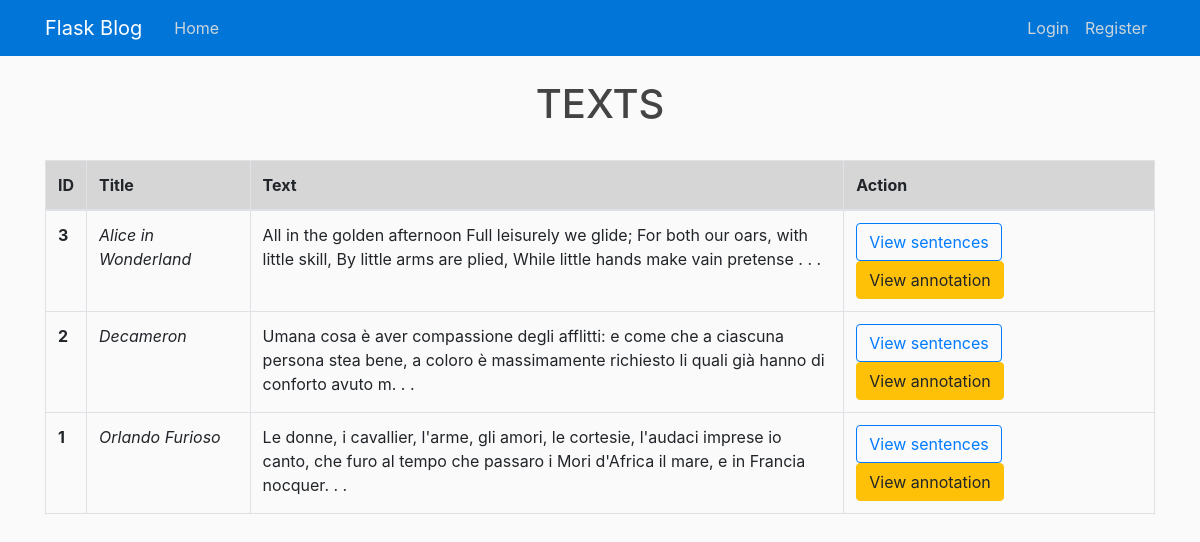
Page /home on the earlier database version.
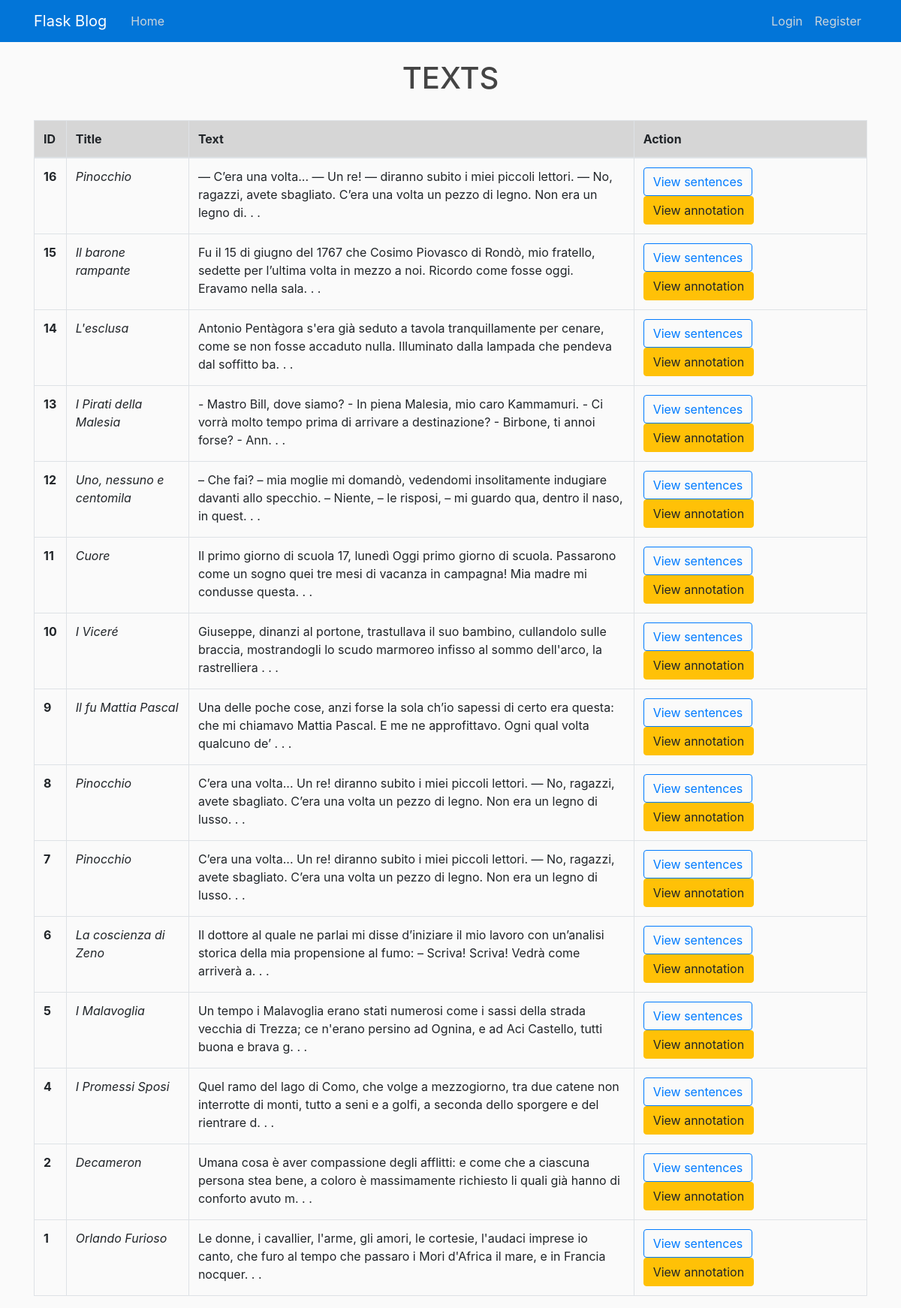
Same page on the later database version.
### flaskblog/models.py (models this page shows, shortened)
class Texts(db.Model):
    id = db.Column(db.Integer, primary_key=True)
    title = db.Column(db.String(200), nullable=False)
    text = db.Column(db.Text(10000), nullable=False)
    sentences = db.relationship('Sent', backref='owner', lazy=True)

### flaskblog/routes.py (the view)
@app.route("/")
@app.route("/home")
def home():
    texts = Texts.query.order_by(Texts.id.desc())
    return render_template('view_text.html', title='Home', texts=texts, legend='View text')

### flaskblog/templates/view_text.html (shortened to what this page needs)
{% extends "layout.html" %}
{% block content %}
<h1 class="text-center">TEXTS</h1>
<br>
<table class="table table-bordered">
    <thead>
      <tr class="table-active">
        <th scope="col">ID</th>
        <th scope="col" style="width: 15%;">Title</th>
        <th scope="col" style="width: 56%;">Text</th>
        <th scope="col">Action</th>
      </tr>
    </thead>
    <tbody>
        {% for i in texts %}
        <tr>
          <th>{{ i.id }}</th>
          <td class="font-italic">{{ i.title }}</td>
          <td>{{ i.text[0:160] }}. . .</td>
          <td style="width: 30%;"><a class="btn btn-outline-primary"  href="{{ url_for('sent', texts_id=i.id) }}">View sentences</a>
            <a class="btn btn-warning"  href="{{ url_for('annotation', texts_id=i.id) }}">View annotation</a>
          </td>
        </tr>
        {% endfor %}
    </tbody>
</table>
{% endblock content %}

### flaskblog/templates/layout.html (shortened to what this page needs)
<!DOCTYPE html>
<html>
<head>
    <link rel="stylesheet" href="https://stackpath.bootstrapcdn.com/bootstrap/4.3.1/css/bootstrap.min.css">
    <link rel="stylesheet" type="text/css" href="{{ url_for('static', filename='main.css') }}">
</head>
<body>
    <header class="site-header">
        <nav class="navbar navbar-expand-md navbar-dark bg-steel fixed-top" style="background-color: #0275d8;">
          <div class="container">
            <a class="navbar-brand mr-4" href="/">Flask Blog</a>
            <div class="collapse navbar-collapse" id="navbarToggle">
              <div class="navbar-nav mr-auto">
                <a class="nav-item nav-link" href="{{ url_for('home') }}">Home</a>
              </div>
              <div class="navbar-nav">
                {% if current_user.is_authenticated %}
                  <a class="nav-item nav-link" href="{{ url_for('input_text') }}">New Text</a>
                  <a class="nav-item nav-link" href="{{ url_for('account') }}">Account</a>
                  <a class="nav-item nav-link" href="{{ url_for('logout') }}">Logout</a>
                {% else %}
                  <a class="nav-item nav-link" href="{{ url_for('login') }}">Login</a>
                  <a class="nav-item nav-link" href="{{ url_for('register') }}">Register</a>
                {% endif %}
              </div>
            </div>
          </div>
        </nav>
    </header>
    <main role="main" class="container">
        <div class="row">
          <div class="col-md-12">
              {% block content %}{% endblock %}
          </div>
        </div>
      </main>
</body>
</html>

### flaskblog/static/main.css (style rules this page uses)
body { background: #fafafa; color: #333333; margin-top: 5rem; }
h1, h2, h3, h4, h5, h6 { color: #444444; }
.bg-steel { background-color: #0275d8; }
.site-header .navbar-nav .nav-link { color: #cbd5db; }

Differences in the rows shown:
removed Texts: id "3", title "Alice in Wonderland", text "All in the golden afternoon Full leisurely we glide; For both our oars, with little skill, By little arms are plied, While little hands make vain pretense"
added Texts: id "16", title "Pinocchio", text "— C’era una volta... — Un re! — diranno subito i miei piccoli lettori. — No, ragazzi, avete sbagliato. C’era una volta un pezzo di legno. Non era un legno di"
added Texts: id "15", title "Il barone rampante", text "Fu il 15 di giugno del 1767 che Cosimo Piovasco di Rondò, mio fratello, sedette per l’ultima volta in mezzo a noi. Ricordo come fosse oggi. Eravamo nella sala"
added Texts: id "14", title "L'esclusa", text "Antonio Pentàgora s'era già seduto a tavola tranquillamente per cenare, come se non fosse accaduto nulla. Illuminato dalla lampada che pendeva dal soffitto ba"
added Texts: id "13", title "I Pirati della Malesia", text "- Mastro Bill, dove siamo? - In piena Malesia, mio caro Kammamuri. - Ci vorrà molto tempo prima di arrivare a destinazione? - Birbone, ti annoi forse? - Ann"
added Texts: id "12", title "Uno, nessuno e centomila", text "– Che fai? – mia moglie mi domandò, vedendomi insolitamente indugiare davanti allo specchio. – Niente, – le risposi, – mi guardo qua, dentro il naso, in quest"
added Texts: id "11", title "Cuore", text "Il primo giorno di scuola 17, lunedì Oggi primo giorno di scuola. Passarono come un sogno quei tre mesi di vacanza in campagna! Mia madre mi condusse questa"
added Texts: id "10", title "I Viceré", text "Giuseppe, dinanzi al portone, trastullava il suo bambino, cullandolo sulle braccia, mostrandogli lo scudo marmoreo infisso al sommo dell'arco, la rastrelliera"
added Texts: id "9", title "Il fu Mattia Pascal", text "Una delle poche cose, anzi forse la sola ch’io sapessi di certo era questa: che mi chiamavo Mattia Pascal. E me ne approfittavo. Ogni qual volta qualcuno de’"
added Texts: id "8", title "Pinocchio", text "C’era una volta... Un re! diranno subito i miei piccoli lettori. — No, ragazzi, avete sbagliato. C’era una volta un pezzo di legno. Non era un legno di lusso"
added Texts: id "7", title "Pinocchio", text "C’era una volta... Un re! diranno subito i miei piccoli lettori. — No, ragazzi, avete sbagliato. C’era una volta un pezzo di legno. Non era un legno di lusso"
added Texts: id "6", title "La coscienza di Zeno", text "Il dottore al quale ne parlai mi disse d’iniziare il mio lavoro con un’analisi storica della mia propensione al fumo: – Scriva! Scriva! Vedrà come arriverà a"
added Texts: id "5", title "I Malavoglia", text "Un tempo i Malavoglia erano stati numerosi come i sassi della strada vecchia di Trezza; ce n'erano persino ad Ognina, e ad Aci Castello, tutti buona e brava g"
added Texts: id "4", title "I Promessi Sposi", text "Quel ramo del lago di Como, che volge a mezzogiorno, tra due catene non interrotte di monti, tutto a seni e a golfi, a seconda dello sporgere e del rientrare d"
